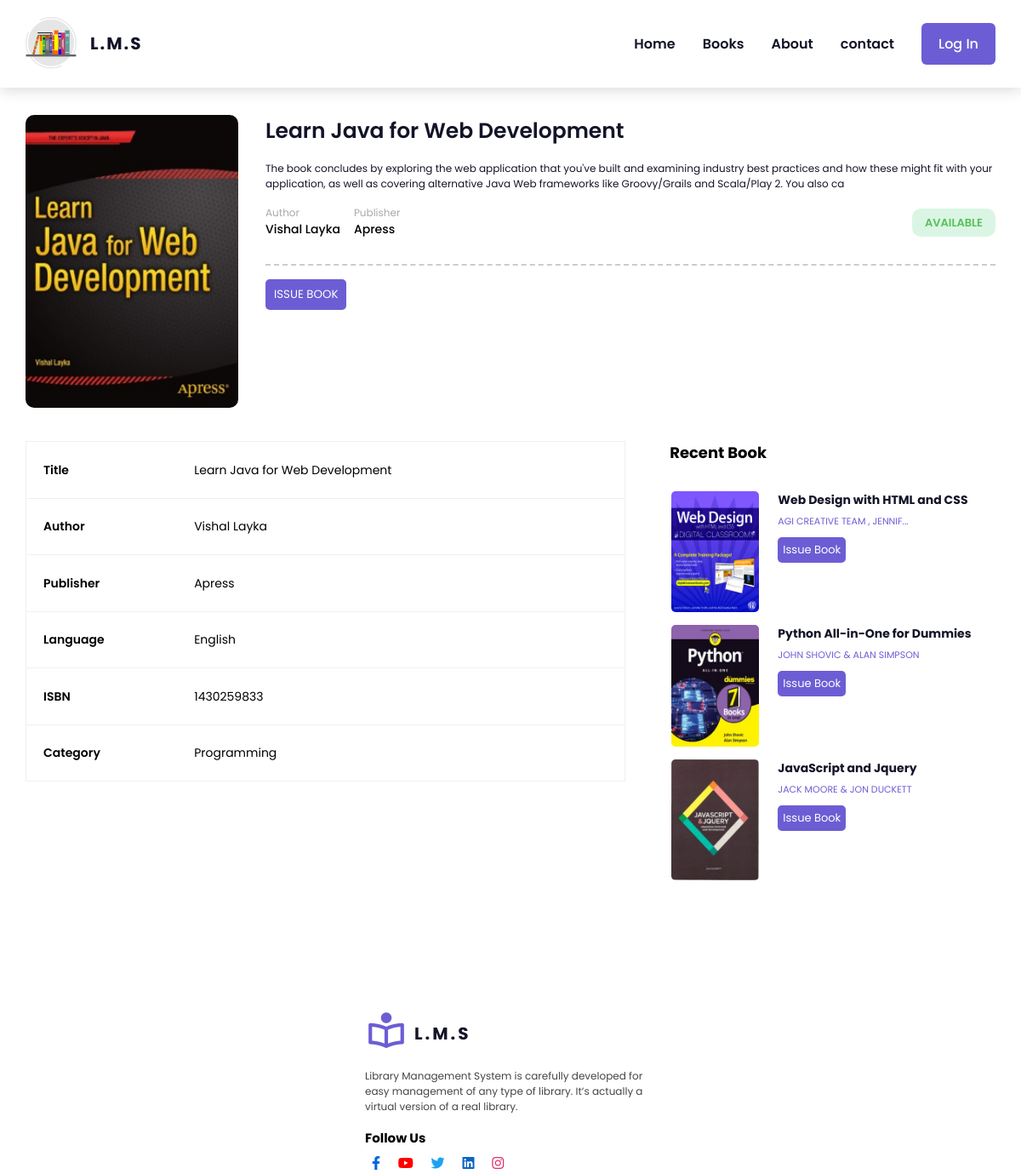
The app's page /assets/webpages/book-details.php?id=2 with its own data.
### tables this page shows
CREATE TABLE `book` (
  `id` int(255) NOT NULL,
  `isbn` varchar(13) NOT NULL,
  `author` varchar(255) NOT NULL,
  `title` varchar(255) NOT NULL,
  `category` varchar(255) NOT NULL,
  `publisher` varchar(255) NOT NULL,
  `price` varchar(255) NOT NULL,
  `quantity` varchar(255) NOT NULL,
  `description` varchar(1000) NOT NULL,
  `cover` varchar(255) NOT NULL,
  `pdf` varchar(255) NOT NULL
);

### assets/webpages/book-details.php (the view, shortened to what this page needs)
<?php
include 'db-connect.php';
$id = $_GET['id'];
$fetchbook = "SELECT * FROM book WHERE id='$id'";
$result = mysqli_query($con, $fetchbook);
$bookdata = mysqli_fetch_assoc($result);
?>
<!DOCTYPE html>
<html lang="en">
<head>
    <link rel="stylesheet" href="../css/index.css">
    <link href='https://unpkg.com/boxicons@2.1.4/css/boxicons.min.css' rel='stylesheet'>
    <link rel="stylesheet" href="https://cdnjs.cloudflare.com/ajax/libs/font-awesome/6.3.0/css/all.min.css" />
</head>
<body onload="preloader()">
    <header>
        <nav class="navbar">
            <div class="logo">
                <div class="icon">
                    <img src="../images/lib.png" alt="Management System Logo">
                </div>
                <div class="logo-details">
                    <h5>L.M.S</h5>
                </div>
            </div>
            <ul class="nav-list">
                <li><a href="">Home</a></li>
                <li><a href="#book">Books</a></li>
                <li><a href="#about">About</a></li>
                <li><a href="#contact">contact</a></li>
                <div class="login">
                    <?php
                    if (isset($_SESSION['loggedin'])) {
                    ?>
                        <a href="../panel/admin/dashboard.php" type="button" class="loginbtn">Dashboard</a>
                    <?php
                    } else if (isset($_SESSION['stdloggedin'])) {
                    ?>
                        <a href="../panel/student/std-dashboard.php">Dashboard</a>
                    <?php
                    } else {
                    ?>
                        <a href="login-type.php" type="button" class="loginbtn">Log In</a>
                    <?php
                    }
                    ?>
                </div>
            </ul>
        </nav>
    </header>
    <section class="book-overview">
        <div class="img">
            <img src="../panel/img-store/book-images/<?php echo $bookdata['cover'] ?>" alt="" />
        </div>
        <div class="book-content">
            <h4><?php echo $bookdata['title'] ?></h4>
            <p>
                <?php echo $bookdata['description'] ?>
            </p>
            <div class="footer">
                <div class="author-detail">
                    <div class="author">
                        <small>Author</small>
                        <strong><?php echo $bookdata['author'] ?></strong>
                    </div>
                    <div class="publisher">
                        <small>Publisher</small>
                        <strong><?php echo $bookdata['publisher'] ?></strong>
                    </div>
                </div>
                <div class="badge">
                    <?php
                    if ($bookdata['quantity'] > 0) {
                        echo '<span style="background-color: #dbf5e5;
                        color: #56c156;">Available</span>';
                    } else {
                        echo '<span style="background-color: #FF8989;
                        color: #D71313;">Not Available</span>';
                    }
                    ?>
                </div>
            </div>
            <div class="book-price">
                <div class="input-group">
                    <form method="POST" action="book-details.php?id=<?php echo $bookdata['id'] ?>">
                        <button class="cartbtn" type="submit" name="issueBook">Issue Book</button>
                    </form>
                </div>
            </div>
        </div>
    </section>
    <section class="bookdata-recentbook">
        <div class="main">
            <table>
                <tr>
                    <th>Title</th>
                    <td><?php echo $bookdata['title'] ?></td>
                </tr>
                <tr>
                    <th>Author</th>
                    <td><?php echo $bookdata['author'] ?></td>
                </tr>
                <tr>
                    <th>Publisher</th>
                    <td><?php echo $bookdata['publisher'] ?></td>
                </tr>
                <tr>
                    <th>Language</th>
                    <td>English</td>
                </tr>
                <tr>
                    <th>ISBN</th>
                    <td><?php echo $bookdata['isbn'] ?></td>
                </tr>
                <tr>
                    <th>Category</th>
                    <td><?php echo $bookdata['category'] ?></td>
                </tr>
            </table>
            <div class="recent-book">
                <h4>Recent Book</h4>
                <div class="book-container">
                    <?php
                    $book = "SELECT * FROM book WHERE NOT id='$id' ORDER BY id DESC LIMIT 4";
                    $bookresult = mysqli_query($con, $book);
                    if (mysqli_num_rows($bookresult) > 0) {
                        while ($row = mysqli_fetch_assoc($bookresult)) {
                    ?>
                            <div class="book">
                                <div class="img">
                                    <img src="../panel/img-store/book-images/<?php echo $row['cover'] ?>" alt="Book Cover Image">
                                </div>
                                <div class="content">
                                    <h5><?php echo $row['title'] ?></h5>
                                    <div class="badge">
                                        <span><?php echo mb_strimwidth($row['author'], 0, 30, '...'); ?></span>
                                    </div>
                                    <div class="btn">
                                        <button><a href="book-details.php?id=<?php echo $row['id'] ?>" style="text-decoration: none;color:#fff;">Issue Book</a></button>
                                    </div>
                                </div>
                            </div>
                    <?php
                        }
                    }
                    ?>
                </div>
            </div>
        </div>
    </section>
    <footer>
        <div class="container">
            <div class="logo-description">
                <div class="logo">
                    <div class="img">
                        <i class='bx bx-book-reader'></i>
                    </div>
                    <div class="title">
                        <h4>L.M.S</h4>
                    </div>
                </div>
                <div class="logo-body">
                    <p>
                        Library Management System is carefully developed for easy management of any type of library. It’s actually a virtual version of a real library.
                    </p>
                </div>
                <div class="social-links">
                    <h4>Follow Us</h4>
                    <ul class="links">
                        <li>
                            <a href=""><i class="fa-brands fa-facebook-f"></i></a>
                        </li>
                        <li>
                            <a href=""><i class="fa-brands fa-youtube"></i></a>
                        </li>
                        <li>
                            <a href=""><i class="fa-brands fa-twitter"></i></a>
                        </li>
                        <li>
                            <a href=""><i class="fa-brands fa-linkedin"></i></a>
                        </li>
                        <li>
                            <a href=""><i class="fa-brands fa-instagram"></i></a>
                        </li>
                    </ul>
                </div>
            </div>
        </div>
    </footer>
</body>
</html>

### records on screen
book: cover (picture), title "Learn Java for Web Development", description "The book concludes by exploring the web application that you've built and examining industry best practices and how these might fit with your application, as well as covering alternative Java Web frameworks like Groovy/Grails and Scala/Play 2. You also ca", author "Vishal Layka", publisher "Apress", isbn "1430259833", category "Programming"
book: cover (picture), title "Web Design with HTML and CSS", author "AGI CREATIVE TEAM , JENNIF..."
book: cover (picture), title "Python All-in-One for Dummies", author "JOHN SHOVIC & ALAN SIMPSON"
book: cover (picture), title "JavaScript and Jquery", author "JACK MOORE & JON DUCKETT"
